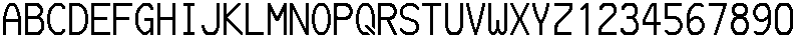
#> input picture Printing.png, 798 x 38 px, found by its file name
$ python database_creator.py   (older library calls are emulated)
#> lines starting #> are read from the running program, lines starting #| are printed output that depends on the picture; after the words box and inside, x2 and y2 are one past the last pixel; in counts of white or black regions, pixels touching at a corner belong together
### labels.py
# -*- coding: utf-8 -*-
"""
Created on Thu Oct 27 11:06:25 2022

@author: va
"""

# -*- coding: utf-8 -*-
"""
Created on Wed Aug 24 17:11:30 2022

@author: akulkarni2
"""
import cv2
import numpy  as np
import pytesseract as pytesseract

from labeled_entries import labelled_entry
from pytesseract import Output


#tesseract_location = r'd:\tesseract-ocr\tesseract.exe'
# tesseract_location ='C:\ProgramData\anaconda3\Lib\site-packages\tesseract'
# tesseract_location ='C:\Program Files (x86)\Tesseract-OCR\tesseract.exe'
#c:\users\sbante\anaconda3\lib\site-packages
# C:\Users\sbante\Downloads\tesseract-ocr-setup-3.02.02 (1)
dump_test_messages = 2

padding = 5

class Rect:
    # [5 lines left out: function __init__, not called in this run]

    def bottom(self):
        return self.y + self.h

    def right(self):
        return self.x + self.w

    def area(self):
        return self.w * self.h

    # [25 lines left out: functions union, intersection, intersects, not called in this run]


    def ratio(self, b):
        return self.intersection(b).area() / self.union(b).area()

    def print_rect(self):
        print(self.x, self.y, self.w, self.h)


class label_parser:

    def add_border_to_image(self, img):
        row, col = img.shape[:2]
        bottom = img[row-2:row, 0:col]#bottom pixels to check clor of image
        mean = cv2.mean(bottom)[0]

        bordersize = padding
        border = cv2.copyMakeBorder(
            img,
            top=bordersize,
            bottom=bordersize,
            left=bordersize,
            right=bordersize,
            borderType=cv2.BORDER_CONSTANT,
            value=[255, 255, 255]
        )
        return border

    def xor_pixel(self, image, value, x, y):
        if not (image[x][y]):
            image[x][y] = value
            #image[x][y] = 100

    # [185 lines left out: functions xor_area, draw_box_area, run_test_code, consolidate_text_areas, predict_likely_char, create_labelled_dictionary_from_image_using_connected_model, not called in this run]

    def create_labelled_dictionary_from_image(self, image_filename):
#> called with image_filename = '.\\input\\Printing.png'
        returned_labels = []
        # pytesseract.tesseract_cmd= tesseract_location;

        # read image
        img=cv2.imread(image_filename, cv2.IMREAD_COLOR)
#> img is the input picture: shape (38, 798, 3); min 0, max 255, mean 191.7
        img=cv2.cvtColor(img, cv2.COLOR_BGR2GRAY)
#> img: shape (38, 798)

        img = self.add_border_to_image(img)
#> in add_border_to_image, `mean = cv2.mean(bottom)[0]`: mean = 255
#> in add_border_to_image, `border = cv2.copyMakeBorder( img, top=bordersize, bottom=bordersize, l..`:
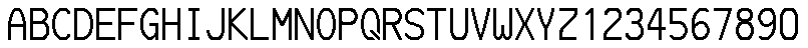
#> border: shape (48, 808); min 0, max 255, mean 205.5
        height,width = img.shape
#> height = 48; width = 808

        cv2.imwrite("./output/test-original.png", img)
        blurred = cv2.GaussianBlur(img, (3, 3), 0)
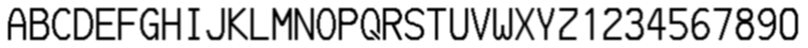
#> blurred: shape (48, 808); min 0, max 255, mean 205.5
        #thresh = cv2.adaptiveThreshold(blurred, 255, cv2.ADAPTIVE_THRESH_GAUSSIAN_C, cv2.THRESH_BINARY,11,2)

        otsu_threshold, image_result = cv2.threshold(img, 0, 255, cv2.THRESH_BINARY + cv2.THRESH_OTSU,)
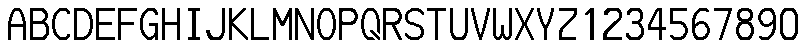
#> image_result: shape (48, 808); 80.4% white; 37 black regions, largest, box (x1, y1, x2, y2) and area: (30, 8, 49, 40) 290, (273, 8, 292, 40) 279, (736, 8, 754, 40) 276
#> otsu_threshold = 127
        thresh =  image_result
        thresh_copy = image_result.copy()
        extracted_data = image_result.copy()
        cv2.imwrite("./output/test0.png", image_result)

        #text = pytesseract.image_to_boxes(thresh).split("\n")
#> (the run stopped early here; a loop or call above may not have finished)

$ run again, with print_lower_case.png copied over Printing.png
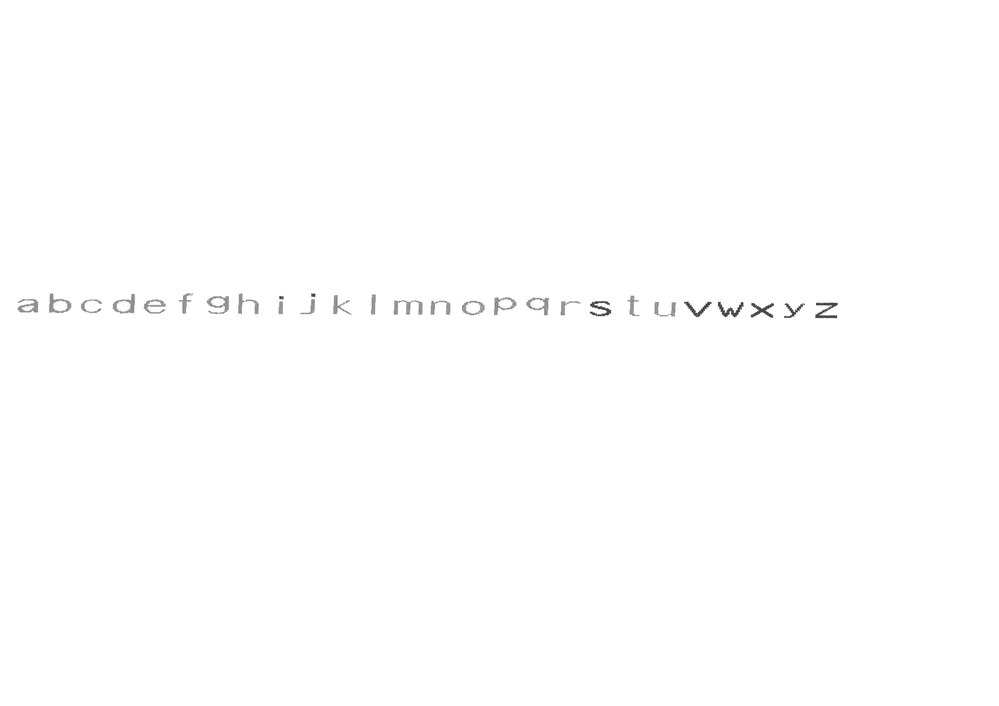
#> input picture print_lower_case.png, 999 x 706 px, shrunk from 3508 x 2480 before the run, found by its file name
#> in create_labelled_dictionary_from_image, img is the input picture: shape (706, 999, 3); min 40, max 255, mean 254.4
#> img: shape (706, 999)
#> mean = 255
#> in create_labelled_dictionary_from_image, `otsu_threshold, image_result = cv2.threshold(img, 0, 255, cv2.THRESH_B..`:
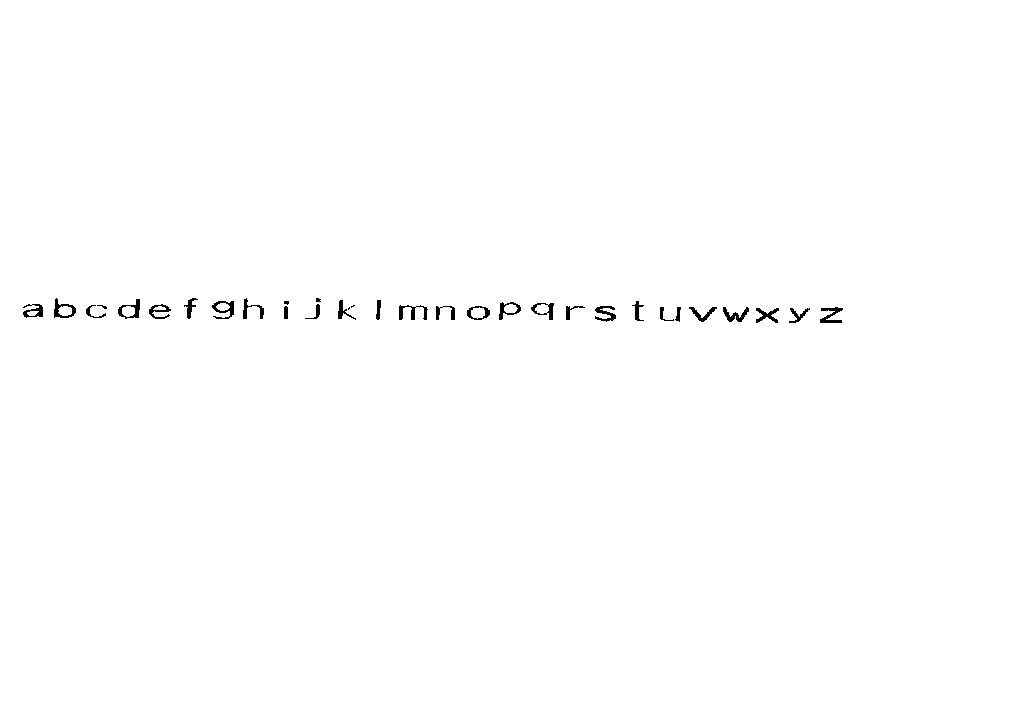
#> image_result: shape (716, 1009); 99.5% white; 32 black regions (5 under 20 px), largest, box (x1, y1, x2, y2) and area: (820, 307, 843, 323) 181, (212, 301, 234, 319) 178, (399, 305, 428, 320) 171
#> otsu_threshold = 198

$ run again, with print_special_characters.png copied over Printing.png
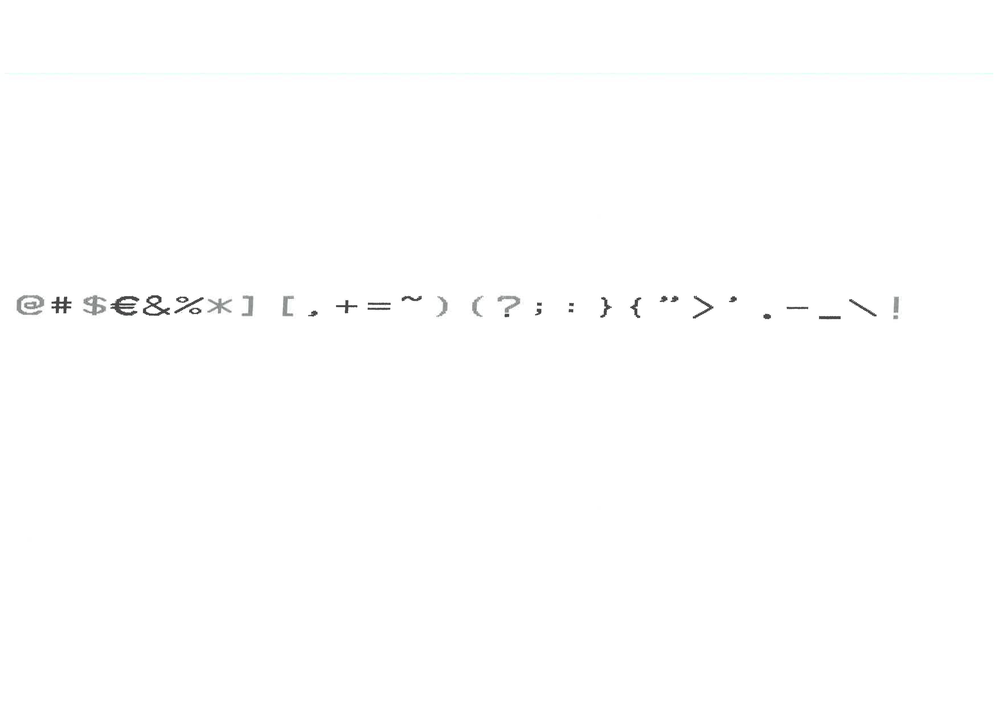
#> input picture print_special_characters.png, 999 x 706 px, shrunk from 3508 x 2480 before the run, found by its file name
#> in create_labelled_dictionary_from_image, img is the input picture: shape (706, 999, 3); mean B, G, R 254.3, 254.3, 254.3
#> img: shape (706, 999)
#> mean = 255
#> in create_labelled_dictionary_from_image, `otsu_threshold, image_result = cv2.threshold(img, 0, 255, cv2.THRESH_B..`:
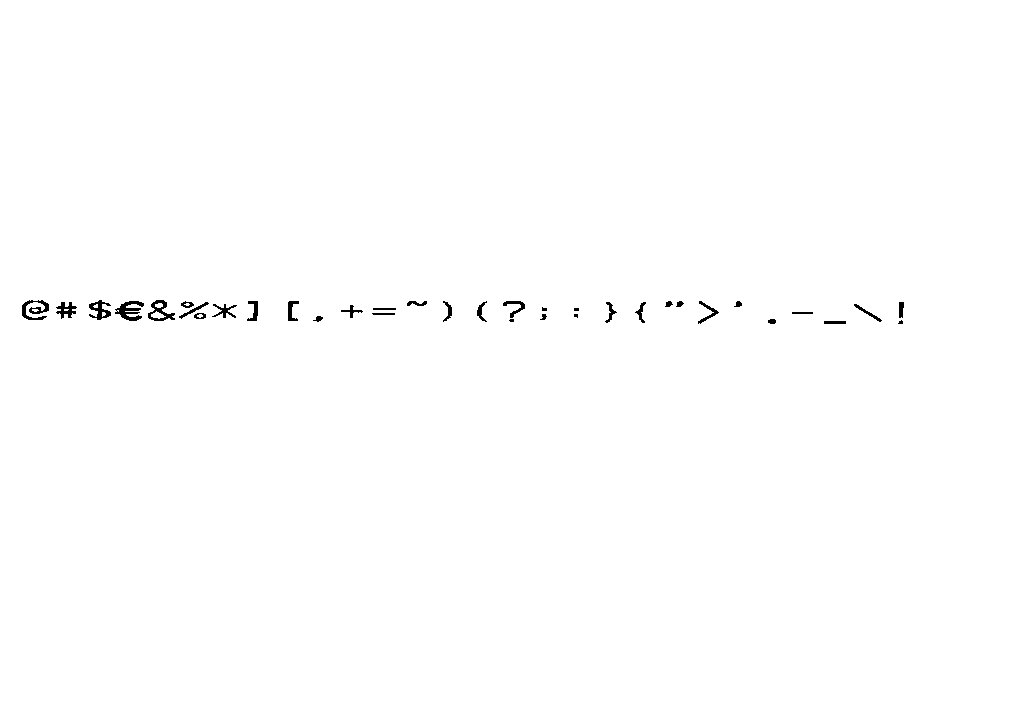
#> image_result: shape (716, 1009); 99.6% white; 36 black regions (5 under 20 px), largest, box (x1, y1, x2, y2) and area: (115, 301, 144, 321) 301, (22, 300, 49, 320) 261, (148, 300, 175, 321) 239
#> otsu_threshold = 187

$ run again, with test_098765.png copied over Printing.png
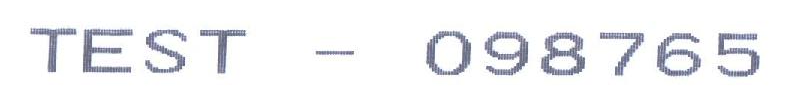
#> input picture test_098765.png, 798 x 106 px, found by its file name
#> in create_labelled_dictionary_from_image, img is the input picture: shape (106, 798, 3); mean B, G, R 244.9, 243, 242.5
#> in create_labelled_dictionary_from_image, `img=cv2.cvtColor(img, cv2.COLOR_BGR2GRAY)`:
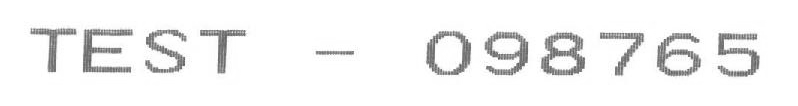
#> img: shape (106, 798); min 85, max 255, mean 243.1
#> mean = 255
#> in create_labelled_dictionary_from_image, `otsu_threshold, image_result = cv2.threshold(img, 0, 255, cv2.THRESH_B..`:
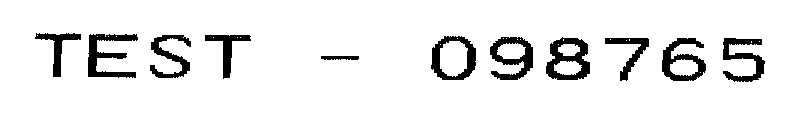
#> image_result: shape (116, 808); 91.6% white; 11 black regions, largest, box (x1, y1, x2, y2) and area: (546, 37, 590, 80) 993, (88, 34, 138, 78) 957, (490, 37, 533, 80) 889
#> otsu_threshold = 196
